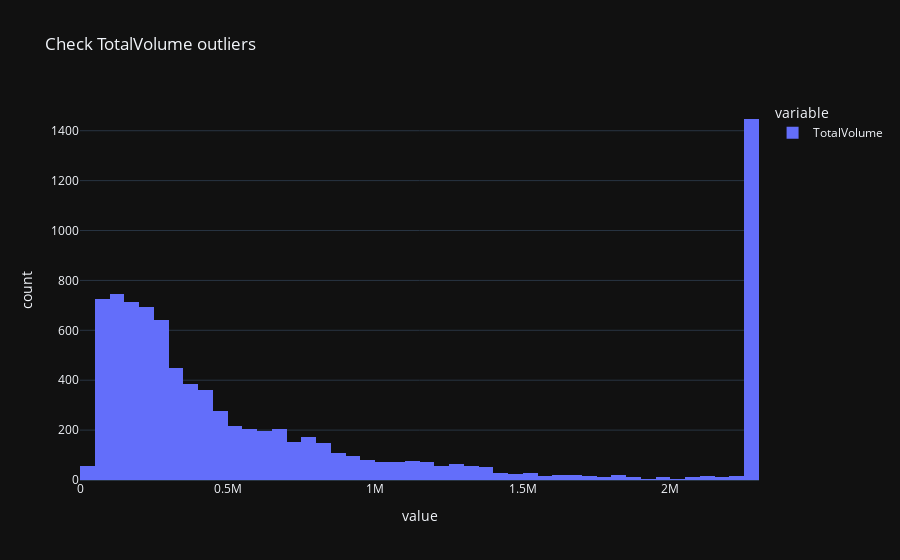

Notebook code cell kept with this figure:
### Code cell
# TotalVolume after capping
fig = px.histogram(df['TotalVolume'],title='Check TotalVolume outliers')

fig.show()

### Figure 1 — Plotly figure (JSON) as saved in the notebook; plotly's stock layout.template omitted (floating-point values rounded to 4 significant figures; data arrays with more than 128 entries replaced by an {"elided": "..."} marker saying what was removed)
{"data": [{"alignmentgroup": "True", "bingroup": "x", "hovertemplate": "variable=TotalVolume<br>value=%{x}<br>count=%{y}<extra></extra>", "legendgroup": "TotalVolume", "marker": {"color": "#636efa", "pattern": {"shape": ""}}, "name": "TotalVolume", "offsetgroup": "TotalVolume", "orientation": "v", "showlegend": true, "type": "histogram", "x": {"elided": "8879 float values"}, "xaxis": "x", "yaxis": "y"}], "layout": {"autosize": true, "barmode": "relative", "legend": {"title": {"text": "variable"}, "tracegroupgap": 0}, "title": {"text": "Check TotalVolume outliers"}, "xaxis": {"anchor": "y", "autorange": true, "domain": [0, 1], "range": [0, 2300000], "title": {"text": "value"}, "type": "linear"}, "yaxis": {"anchor": "x", "autorange": true, "domain": [0, 1], "range": [0, 1523.0], "title": {"text": "count"}}}}
